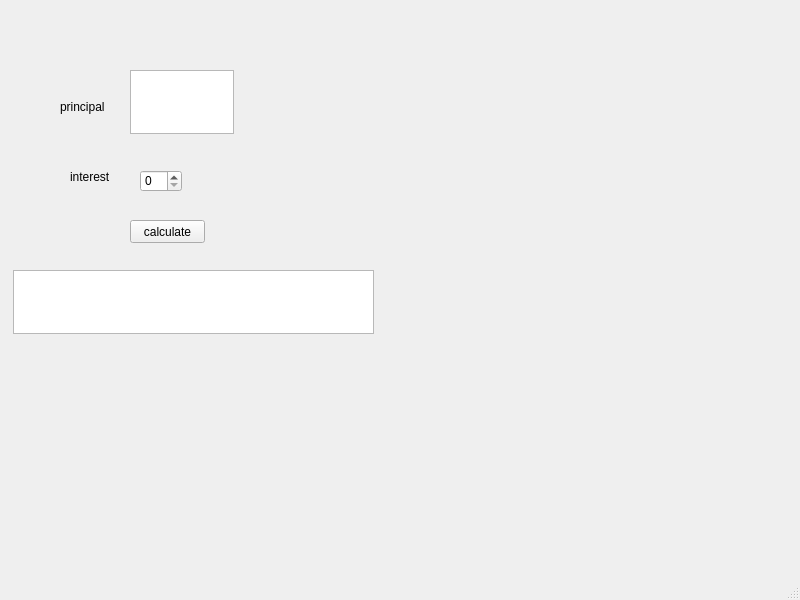
<?xml version="1.0" encoding="UTF-8"?>
<ui version="4.0">
 <class>MainWindow</class>
 <widget class="QMainWindow" name="MainWindow">
  <property name="geometry">
   <rect>
    <x>0</x>
    <y>0</y>
    <width>800</width>
    <height>600</height>
   </rect>
  </property>
  <property name="windowTitle">
   <string>MainWindow</string>
  </property>
  <widget class="QWidget" name="centralwidget">
   <widget class="QTextEdit" name="principal">
    <property name="geometry">
     <rect>
      <x>130</x>
      <y>70</y>
      <width>104</width>
      <height>64</height>
     </rect>
    </property>
   </widget>
   <widget class="QLabel" name="label">
    <property name="geometry">
     <rect>
      <x>60</x>
      <y>100</y>
      <width>47</width>
      <height>14</height>
     </rect>
    </property>
    <property name="text">
     <string>principal</string>
    </property>
   </widget>
   <widget class="QLabel" name="label_2">
    <property name="geometry">
     <rect>
      <x>70</x>
      <y>170</y>
      <width>47</width>
      <height>14</height>
     </rect>
    </property>
    <property name="text">
     <string>interest</string>
    </property>
   </widget>
   <widget class="QSpinBox" name="interest">
    <property name="geometry">
     <rect>
      <x>140</x>
      <y>170</y>
      <width>42</width>
      <height>22</height>
     </rect>
    </property>
   </widget>
   <widget class="QTextEdit" name="output">
    <property name="geometry">
     <rect>
      <x>13</x>
      <y>270</y>
      <width>361</width>
      <height>64</height>
     </rect>
    </property>
   </widget>
   <widget class="QPushButton" name="pushButton">
    <property name="geometry">
     <rect>
      <x>130</x>
      <y>220</y>
      <width>75</width>
      <height>23</height>
     </rect>
    </property>
    <property name="text">
     <string>calculate</string>
    </property>
   </widget>
  </widget>
  <widget class="QMenuBar" name="menubar">
   <property name="geometry">
    <rect>
     <x>0</x>
     <y>0</y>
     <width>800</width>
     <height>22</height>
    </rect>
   </property>
  </widget>
  <widget class="QStatusBar" name="statusbar"/>
 </widget>
 <resources/>
 <connections/>
</ui>
